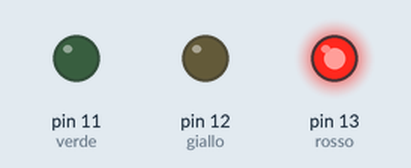
The sketch below on a simulated Arduino Uno, built with avr-gcc and run on an emulated ATmega328P. Shown: output pins drawn as LEDs (lit = HIGH).

Above: at 0.5 s.
At 2.5 s:
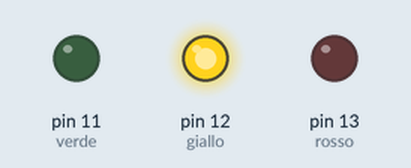
At 4.5 s:
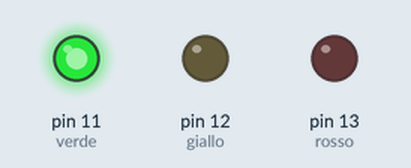
At 5.5 s:
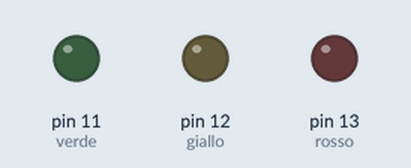
Timing chart, 0 to 7.8 s (numbered marks = the images above):
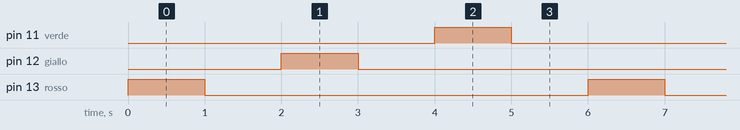

The sketch:

semaforo_singolo1.ino
```cpp
// C++ code
//
int rosso=13;
int giallo=12;
int verde=11;
void setup()
{
  pinMode(rosso, OUTPUT);
  pinMode(giallo,OUTPUT);
  pinMode(verde,OUTPUT);
}

void loop()
{
  digitalWrite(rosso, HIGH);
  delay(1000); // Wait for 1000 millisecond(s)
  digitalWrite(rosso, LOW);
  delay(1000); // Wait for 1000 millisecond(s)
  digitalWrite(giallo, HIGH);
  delay(1000); // Wait for 1000 millisecond(s)
  digitalWrite(giallo, LOW);
  delay(1000); // Wait for 1000 millisecond(s)
  digitalWrite(verde, HIGH);
  delay(1000); // Wait for 1000 millisecond(s)
  digitalWrite(verde, LOW);
  delay(1000); // Wait for 1000 millisecond(s)
}
```

Measured:
- by itself, pin 11 (verde), pin 12 (giallo), pin 13 (rosso): alternates HIGH for 1.0 s and LOW for 5.0 s
- by itself, everything shown: repeats every 6.0 s, in 6 steps
